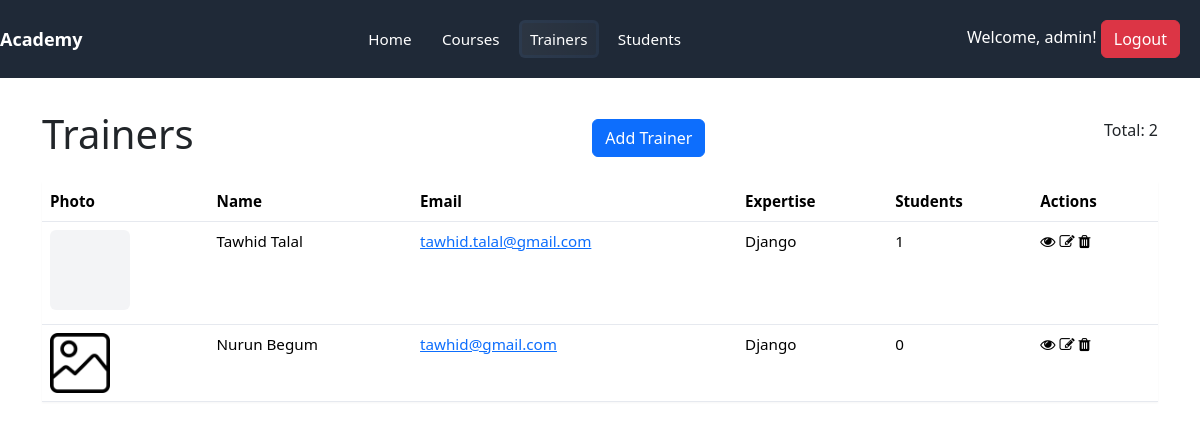
Before: /academy/trainers/ (signed in) with the older database file.
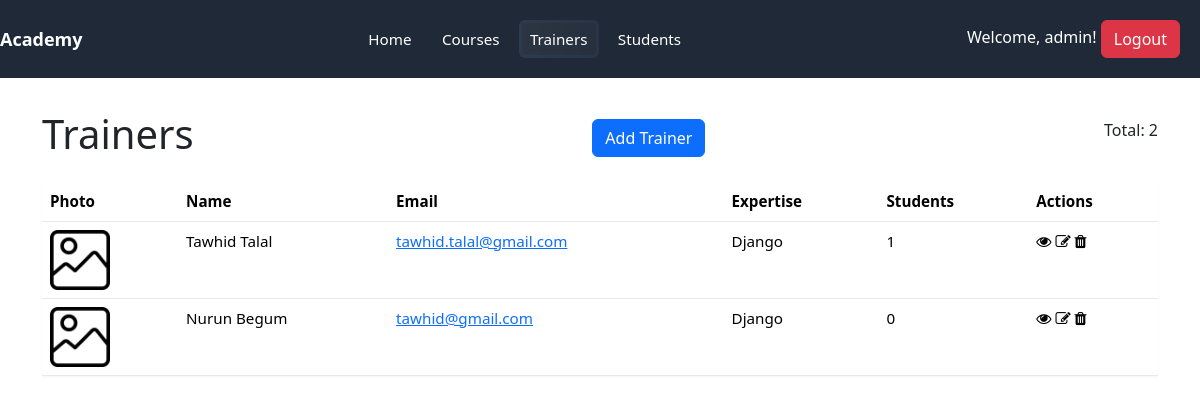
After: the same page with the newer database file.
### academy/models.py (models this page shows, shortened)
class Trainer(models.Model):
    first_name = models.CharField(max_length=100)
    last_name = models.CharField(max_length=100)
    email = models.EmailField(unique=True)
    expertise = models.CharField(max_length=200)
    trainer_photo = models.ImageField(upload_to='trainer_photos/', default='default.png')
    def full_name(self):
        return f"{self.first_name} {self.last_name}"

### academy/views.py (the view)
# urls.py: path('trainers/', views.trainers, name='trainers'),
@login_required
def trainers(request):
    trainers= Trainer.objects.all()
    context = {
        'trainers': trainers
    }
    return render(request, 'academy/trainers.html', context)

### templates/academy/trainers.html (shortened to what this page needs)
{% load static %}
<!DOCTYPE html>
<html lang="en">
<head>
  <link rel="stylesheet" href="{% static 'css/style.css' %}">
  <link
    href="https://cdn.jsdelivr.net/npm/bootstrap@5.3.8/dist/css/bootstrap.min.css"
    rel="stylesheet"
/>
  <link rel="stylesheet" href="https://cdnjs.cloudflare.com/ajax/libs/font-awesome/4.7.0/css/font-awesome.min.css">
</head>
<body>
    {% include 'navbar.html' %}
  <div class="container">
    <div class="heading" style="display:flex;justify-content:space-between;align-items:center;margin-bottom:1rem;">
      <h1>Trainers</h1>
      {% if perms.academy.add_trainer %}
      <a href="{% url 'academy:trainer_add' %}" class="btn btn-primary">Add Trainer</a>
      {% endif %}
      <p>Total: {{ trainers.count }}</p>
    </div>
    <table class="table" aria-label="Trainers table">
      <thead>
        <tr>
          <th>Photo</th>
          <th>Name</th>
          <th>Email</th>
          <th>Expertise</th>
          <th>Students</th>
          <th>Actions</th>
        </tr>
      </thead>
      <tbody>
        {% for trainer in trainers %}
          <tr>
            <td>
              {% if trainer.trainer_photo %}
                <img src="{{ trainer.trainer_photo.url }}" alt="{{ trainer.full_name }}" class="thumb">
              {% else %}
                <div style="width:80px;height:80px;background:#f3f4f6;border-radius:6px;display:inline-block"></div>
              {% endif %}
            </td>
            <td>{{ trainer.first_name }} {{ trainer.last_name }}</td>
            <td><a href="mailto:{{ trainer.email }}">{{ trainer.email }}</a></td>
            <td>{{ trainer.expertise }}</td>
            <td>{{ trainer.students.count }}</td>
            <td>
              <a href="{% url 'academy:trainer_detail' trainer.id %}" style="color: black;"><i class="fa fa-eye"></i></a>
              {% if perms.academy.change_trainer %}
              <a href="{% url 'academy:trainer_edit' trainer.id %}" style="color: black;"><i class="fa fa-edit"></i></a>
              {% endif %}
              {% if perms.academy.delete_trainer %}
              <a href="{% url 'academy:trainer_delete' trainer.id %}" style="color: black;"><i class="fa fa-trash"></i></a>
              {% endif %}
            </td>
          </tr>
        {% empty %}
          <tr>
            <td colspan="6">No trainers found.</td>
          </tr>
        {% endfor %}
      </tbody>
    </table>
  </div>
</body>
</html>

Changed rows visible on the page:
changed Trainer "Tawhid": trainer_photo: picture added
